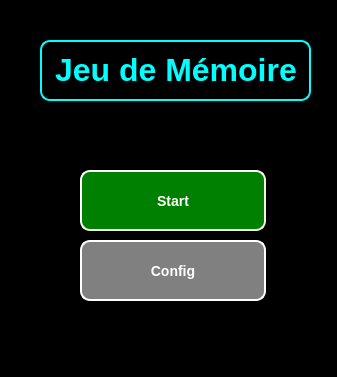
<?xml version="1.0" encoding="UTF-8"?>
<ui version="4.0">
 <class>MainWindow</class>
 <widget class="QMainWindow" name="MainWindow">
  <property name="geometry">
   <rect>
    <x>0</x>
    <y>0</y>
    <width>337</width>
    <height>377</height>
   </rect>
  </property>
  <property name="mouseTracking">
   <bool>true</bool>
  </property>
  <property name="windowTitle">
   <string>Menu</string>
  </property>
  <property name="styleSheet">
   <string notr="true">QWidget#centralwidget {
    background-image: url(&quot;C:/Users/snir1/Documents/assets/bg2.png&quot;);
    background-position: center;
    background-repeat: no-repeat;
    background-attachment: fixed;
    background-color: black;
}

</string>
  </property>
  <widget class="QWidget" name="centralwidget">
   <widget class="QPushButton" name="pushButton">
    <property name="geometry">
     <rect>
      <x>80</x>
      <y>170</y>
      <width>186</width>
      <height>61</height>
     </rect>
    </property>
    <property name="styleSheet">
     <string notr="true">QPushButton#pushButton {
   background-color: green;
    color: #FFFFFF;
     border-style: outset;
     border-width: 2px;
     border-radius: 10px;
     border-color: beige;
     font: bold 14px;
     min-width: 10em;
     padding: 6px;
}</string>
    </property>
    <property name="text">
     <string>Start</string>
    </property>
   </widget>
   <widget class="QLabel" name="label">
    <property name="enabled">
     <bool>true</bool>
    </property>
    <property name="geometry">
     <rect>
      <x>40</x>
      <y>40</y>
      <width>271</width>
      <height>61</height>
     </rect>
    </property>
    <property name="sizePolicy">
     <sizepolicy hsizetype="Preferred" vsizetype="Preferred">
      <horstretch>8</horstretch>
      <verstretch>0</verstretch>
     </sizepolicy>
    </property>
    <property name="styleSheet">
     <string notr="true">QLabel#label {
    color: #00FFFF; 
    background-color: rgba(0, 0, 0, 180); 
    border: 2px solid #00FFFF; 
    border-radius: 10px;
    padding: 10px;
    font: bold 18px &quot;Orbitron&quot;, &quot;Segoe UI&quot;, &quot;Arial&quot;; 
    text-align: center;
}
</string>
    </property>
    <property name="text">
     <string notr="true">&lt;html&gt;&lt;head/&gt;&lt;body&gt;&lt;p&gt;&lt;span style=&quot; font-size:24pt; font-weight:600;&quot;&gt;Jeu de Mémoire &lt;/span&gt;&lt;/p&gt;&lt;/body&gt;&lt;/html&gt;</string>
    </property>
    <property name="textFormat">
     <enum>Qt::AutoText</enum>
    </property>
    <property name="textInteractionFlags">
     <set>Qt::NoTextInteraction</set>
    </property>
   </widget>
   <widget class="QPushButton" name="pushButton_2">
    <property name="geometry">
     <rect>
      <x>80</x>
      <y>240</y>
      <width>186</width>
      <height>61</height>
     </rect>
    </property>
    <property name="styleSheet">
     <string notr="true">QPushButton#pushButton_2 {
    background-color: gray;
     color: #FFFFFF;
     border-style: outset;
     border-width: 2px;
     border-radius: 10px;
     border-color: white;
     font: bold 14px;
     min-width: 10em;
     padding: 6px;
}</string>
    </property>
    <property name="text">
     <string>Config</string>
    </property>
   </widget>
  </widget>
 </widget>
 <resources/>
 <connections/>
</ui>
